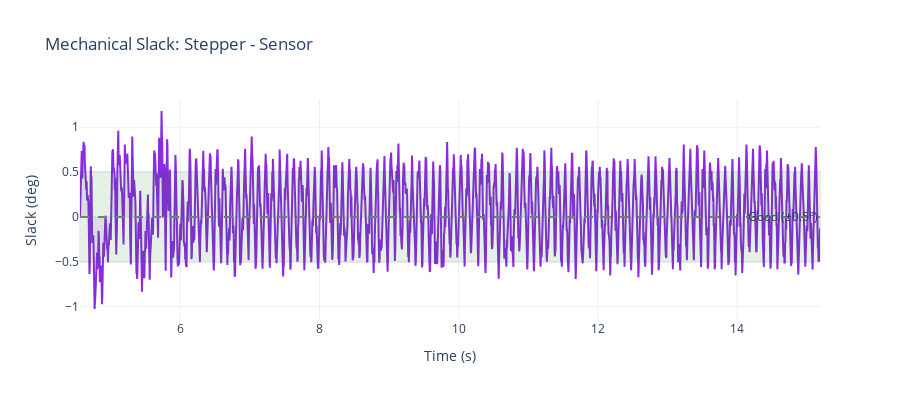

The notebook cell saved with this chart:
### Markdown cell above
## Mechanical Slack (Error)

### Code cell
# Mechanical slack = stepper - sensor
fig2 = go.Figure()

fig2.add_trace(go.Scatter(
    x=df['time_s'], y=df['mech_slack'],
    name='Mechanical Slack', mode='lines',
    line=dict(color='rgb(138, 43, 226)', width=2),
    fill='tozeroy', fillcolor='rgba(138, 43, 226, 0.1)'
))

fig2.add_hline(y=0, line_dash="dash", line_color="gray")
fig2.add_hrect(y0=-0.5, y1=0.5, fillcolor="green", opacity=0.1,
               annotation_text="Good (±0.5°)", annotation_position="right")

fig2.update_layout(
    title='Mechanical Slack: Stepper - Sensor',
    xaxis_title='Time (s)',
    yaxis_title='Slack (deg)',
    height=400,
    hovermode='x unified',
    template='plotly_white'
)

fig2.show()

### Figure 1 — Plotly figure (JSON) as saved in the notebook; plotly's stock layout.template omitted (floating-point values rounded to 4 significant figures; data arrays with more than 128 entries replaced by an {"elided": "..."} marker saying what was removed)
{"data": [{"fill": "tozeroy", "fillcolor": "rgba(138, 43, 226, 0.1)", "line": {"color": "rgb(138, 43, 226)", "width": 2}, "mode": "lines", "name": "Mechanical Slack", "type": "scatter", "x": {"elided": "2125 float values"}, "y": {"elided": "2125 float values"}}], "layout": {"annotations": [{"showarrow": false, "text": "Good (±0.5°)", "x": 1, "xanchor": "right", "xref": "x domain", "y": 0, "yanchor": "middle", "yref": "y"}], "height": 400, "hovermode": "x unified", "shapes": [{"line": {"color": "gray", "dash": "dash"}, "type": "line", "x0": 0, "x1": 1, "xref": "x domain", "y0": 0, "y1": 0, "yref": "y"}, {"fillcolor": "green", "opacity": 0.1, "type": "rect", "x0": 0, "x1": 1, "xref": "x domain", "y0": -0.5, "y1": 0.5, "yref": "y"}], "title": {"text": "Mechanical Slack: Stepper - Sensor"}, "xaxis": {"title": {"text": "Time (s)"}}, "yaxis": {"title": {"text": "Slack (deg)"}}}}
